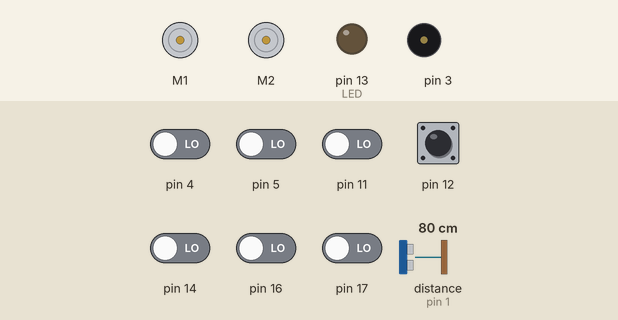
This sketch was run on a simulated Arduino Uno, built with avr-gcc and run on an emulated ATmega328P. On the bench: 2 × DC motor (green arrow = forward, orange = backward, longer = faster), output pins drawn as LEDs (lit = HIGH), buzzer (waves = sounding). Inputs (shaded band) come from the test bench; at power-on: pin 12 HIGH, pin 4, pin 5, pin 11, pin 14, pin 16, pin 17 LOW, distance to the obstacle (sensor on pin 1) 80 cm. The echo pulse lasts 58.3 µs per cm; pins used as bus, display or sensor lines are not drawn.

Above: at 0.8 s.
0.9 s: pin 12 pulled LOW for 0.15 s
At 2.1 s:
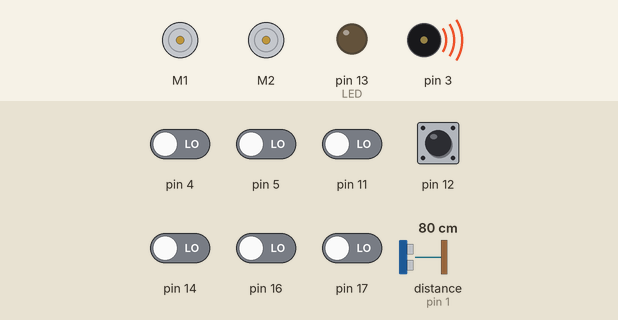
4.0 s: distance to the obstacle (sensor on pin 1) set to 2 cm
At 6.4 s:
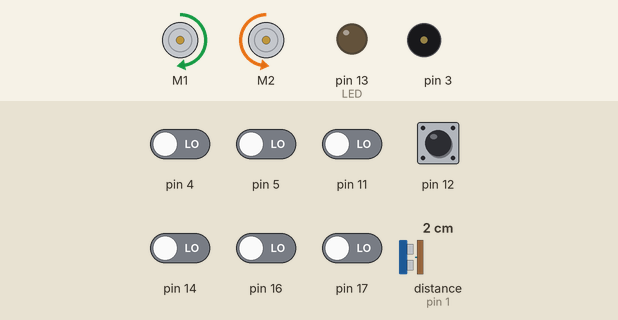
7.0 s: pin 4 driven HIGH
At 7.41 s:
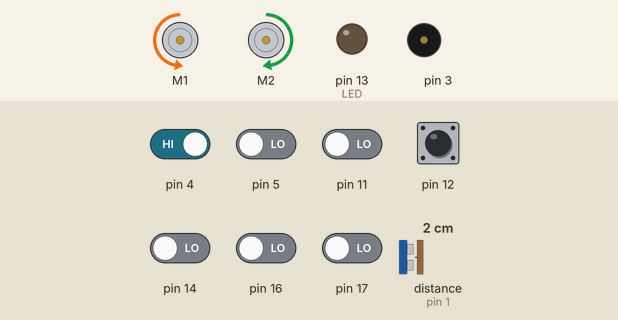
10.0 s: pin 5 driven HIGH
At 10.5 s:
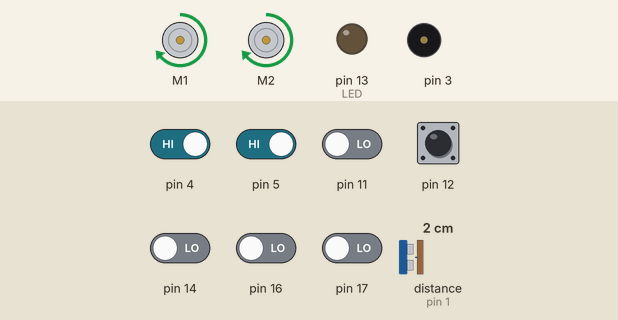
13.0 s: distance to the obstacle (sensor on pin 1) set to 35 cm
At 14.1 s:
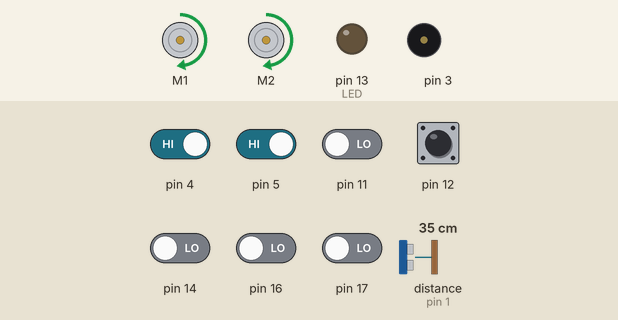
14.5 s: pin 12 pulled LOW for 1 s
At 16.1 s:
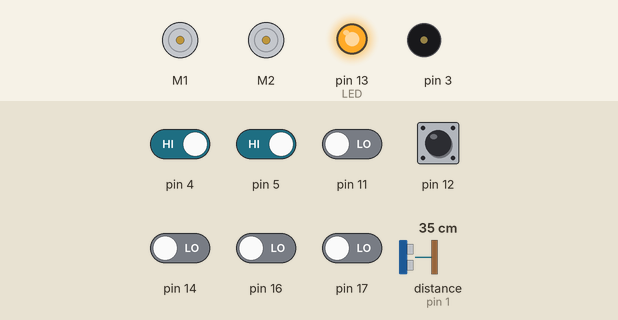
Timing chart, 0 to 17.6 s (numbered marks = the images above; inputs shaded):
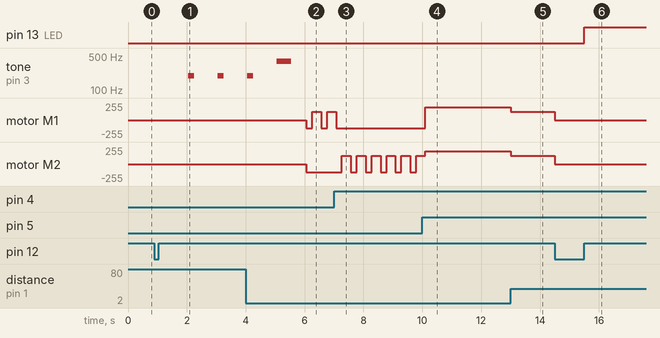

Measured:
- after the input at 0.9 s, tone on pin 3: alternates 195 Hz for 0.20 s and silent for 0.80 s, starting after 1.2 s
- after the input at 4.0 s, motor M2: goes on until 6.1 s, then stays backward 127/255
- after the input at 7.0 s, motor M1: goes on until 7.1 s, then stays backward 127/255; motor M2: alternates forward 127/255 for 0.30 s and backward 127/255 for 0.20 s, starting after 0.27 s
- after the input at 10.0 s, motor M1: backward 127/255 → forward 191/255 after 0.10 s
- after the input at 13.0 s, motor M1, motor M2: forward 191/255 → forward 127/255 at once
- after the input at 14.5 s, pin 13 (LED): LOW → HIGH after 1.0 s; motor M1, motor M2: forward 127/255 → stopped at once
- by itself, motor M1: alternates forward 127/255 for 0.30 s and backward 127/255 for 0.20 s

The sketch:

border_detect_and_ultrasonic_base_code.ino
```cpp
//import libraries
#include <Wire.h>
#include <ZumoShield.h>

#define LED 13

// this might need to be tuned for different lighting conditions, surfaces, etc.
#define QTR_THRESHOLD  1500 // microseconds

// these might need to be tuned for different motor types
#define REVERSE_SPEED     200 // 0 is stopped, 400 is full speed
#define TURN_SPEED        200
#define FORWARD_SPEED     200
#define KILL_SPEED        300 //speed at which zumo will move at when an object is detected
#define REVERSE_DURATION  200 // ms
#define TURN_DURATION     300 // ms

//the pins which the ultrasonic sensor connect to
const int trigPin = 6;
const int echoPin = 1;

//variables used for distance measurement
long duration;
int distance;

//create zumo objects to interface with the zumo using the previously imported library
ZumoBuzzer buzzer;
ZumoMotors motors;
Pushbutton button(ZUMO_BUTTON); // pushbutton on pin 12


#define NUM_SENSORS 6 //6 reflectance sensors, look under the Zumo, you'll see
unsigned int sensor_values[NUM_SENSORS];

ZumoReflectanceSensorArray sensors(QTR_NO_EMITTER_PIN);

//led on zumo will be on until you press the countdown button
void waitForButtonAndCountDown()
{
  digitalWrite(LED, HIGH);
  button.waitForButton();
  digitalWrite(LED, LOW);

  // play audible countdown
  for (int i = 0; i < 3; i++)
  {
    delay(1000);
    buzzer.playNote(NOTE_G(3), 200, 15);
  }
  delay(1000);
  buzzer.playNote(NOTE_G(4), 500, 15);
  delay(1000);
}

void setup()
{

  // uncomment if necessary to correct motor directions
  //motors.flipLeftMotor(true);
  //motors.flipRightMotor(true);


  waitForButtonAndCountDown(); //wait for countdown to start
  pinMode(trigPin, OUTPUT); // Sets the trigPin as an Output
  pinMode(echoPin, INPUT); // Sets the echoPin as an Input


  pinMode(LED, HIGH);

}

void loop()
{
  if (button.isPressed())
  {
    // if button is pressed, stop and wait for another press to go again
    motors.setSpeeds(0, 0);
    button.waitForRelease();
    waitForButtonAndCountDown();
  }

  //read the values of the reflectance sensors
  sensors.read(sensor_values);

  if (sensor_values[0] < QTR_THRESHOLD)
  {
    // if leftmost sensor detects line, reverse and turn to the right
    motors.setSpeeds(-REVERSE_SPEED, -REVERSE_SPEED);
    delay(REVERSE_DURATION);
    motors.setSpeeds(TURN_SPEED, -TURN_SPEED);
    delay(TURN_DURATION);
    motors.setSpeeds(FORWARD_SPEED, FORWARD_SPEED);
  }
  else if (sensor_values[5] < QTR_THRESHOLD)
  {
    // if rightmost sensor detects line, reverse and turn to the left
    motors.setSpeeds(-REVERSE_SPEED, -REVERSE_SPEED);
    delay(REVERSE_DURATION);
    motors.setSpeeds(-TURN_SPEED, TURN_SPEED);
    delay(TURN_DURATION);
    motors.setSpeeds(FORWARD_SPEED, FORWARD_SPEED);
  }
  else
  {
    // otherwise, go straight
    motors.setSpeeds(FORWARD_SPEED, FORWARD_SPEED);
  }

  if (getDistanceCm() < 20) //if an object is detected within roughly 20cm
  {
    motors.setSpeeds(KILL_SPEED, KILL_SPEED); //charge directly in to it, attempting to knock it from the ring
  }

}


double getDistanceCm() //function which returns distance
{
  // Clears the trigPin
  digitalWrite(trigPin, LOW);
  delayMicroseconds(2);
  // Sets the trigPin on HIGH state for 10 micro seconds
  digitalWrite(trigPin, HIGH);
  delayMicroseconds(10);
  digitalWrite(trigPin, LOW);
  // Reads the echoPin, returns the sound wave travel time in microseconds
  duration = pulseIn(echoPin, HIGH);
  // Calculating the distance
  return duration * 0.034 / 2;
}
```
